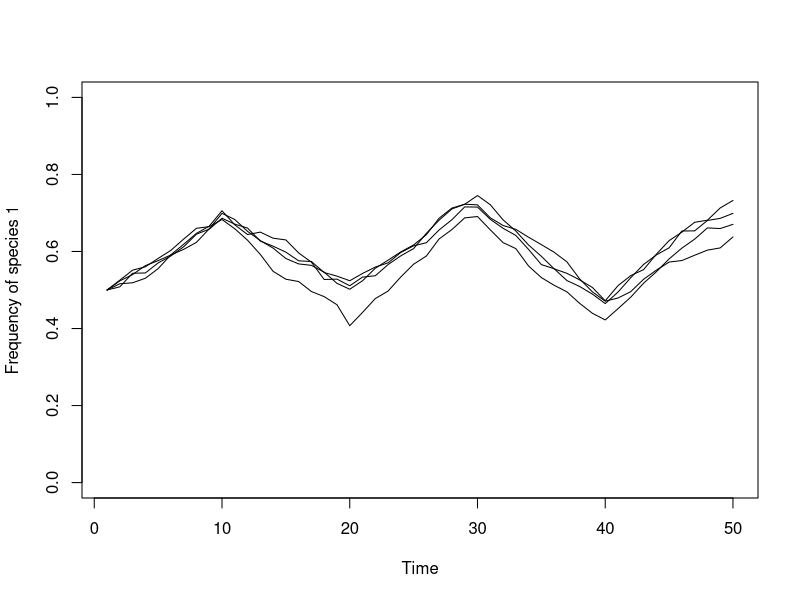

Write the R code that produced this figure.
# Online Box 3
# R code to produce Fig. 4.4 (temporally fluctuating selection)

## specify the number of simulations, the number of years, and a matrix for output
num.sims <- 5 # number of independent simulations to run
num.years <- 50
freq.1.mat <- matrix(nrow = num.sims, ncol = num.years)

## start a loop for each of num.sims independent simulations
for (j in 1:num.sims) {

  ## specify parameters and initial conditions
  J <- 4000
  init.1 <- 0.5*J

  COM <- vector(length = J)
  COM[1:init.1] <- 1; COM[(init.1+1):J] <- 2 
  year <- 2

  freq.dep <- 0

  freq.1.mat[j,1] <- sum(COM==1)/J 

  # set fitness ratios in each sequence of 20 years
  f20 <- vector(length = 20); f20[1:10] <- 1.1; f20[11:20] <- 1/1.1
  fit.ratios <- f20
  for (x in 1:(num.years/20)) {
    fit.ratios <- c(fit.ratios,f20)
  }
 
  ## run simulation
  for (i in 1:(J*(num.years-1))) {
    
    freq.1 <- sum(COM==1)/J; freq.2 <- 1 - freq.1
    fit.ratio <- fit.ratios[year]
    Pr.1 <- fit.ratio*freq.1/(fit.ratio*freq.1 + freq.2) # note absence of freq.dep parameter
    COM[ceiling(J*runif(1))] <- sample(c(1,2), 1, prob=c(Pr.1,1-Pr.1))

    ## record data     
    if (i %% J == 0) {
      freq.1.mat[j,year] <- sum(COM==1)/J
      year <- year + 1
    }
  }
}

## graph the results
plot(1:num.years, freq.1.mat[1,], type="l", xlab="Time", 
     ylab="Frequency of species 1", ylim=c(0,1))
for (i in 2:(num.sims-1)) {
  lines(1:num.years,freq.1.mat[i,], type="l", ylim=c(0,1))
}
